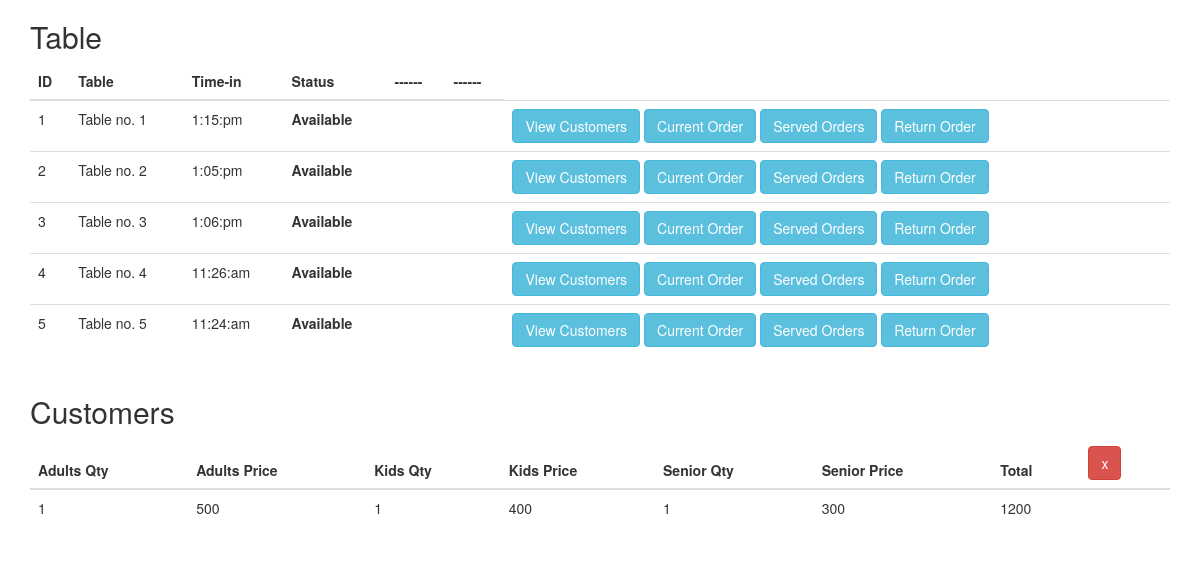
The app's page /viewCustomer.php?table_number=Table no. 1 with its own data.
### tables this page shows
CREATE TABLE `all_table` (
  `id` int(11) NOT NULL,
  `table_number` varchar(255) NOT NULL,
  `stat` varchar(255) NOT NULL,
  `order_time` varchar(255) NOT NULL,
  `tracking_number` int(11) NOT NULL
);

CREATE TABLE `input_customer` (
  `id` int(11) NOT NULL,
  `number_customer` int(11) NOT NULL,
  `price_customer` varchar(255) NOT NULL,
  `kids_number` varchar(255) NOT NULL,
  `kids_price` varchar(255) NOT NULL,
  `senior_number` varchar(255) NOT NULL,
  `senior_price` varchar(255) NOT NULL,
  `table_number` varchar(255) NOT NULL,
  `total` varchar(255) NOT NULL,
  `time_in` varchar(255) NOT NULL,
  `tracking_number` int(11) NOT NULL
);

### viewTable.php (the view, shortened to what this page needs)
<?php
$mysql_hostname = "localhost";
$mysql_username = "root";
$mysql_password = "";
$mysql_database = "BuffetStyle";
$conn = new mysqli($mysql_hostname, $mysql_username, $mysql_password, $mysql_database);
$sql = "SELECT * FROM all_table";
$result = $conn->query($sql);
?>
<!DOCTYPE html>
<html>
<head>
<link rel="stylesheet" href="https://maxcdn.bootstrapcdn.com/bootstrap/3.4.0/css/bootstrap.min.css">
</head>
<body>
	<div class="container">
		<h2>Table</h2>
<table class="table">
	<thead>
		<tr>
		<th>ID</th>
		<th>Table</th>
        <th>Time-in</th>
        <th>Status</th>
        <th>------</th>
        <th>------</th>
	</tr>
	</thead>
	<tbody>
		<?php
			if ($result->num_rows > 0) {
				while ($row = $result->fetch_assoc()) {
		?>
					<tr>
					<td><?php echo $row['id']; ?></td>
					<td><?php echo $row['table_number']; ?></td>
                    <td><?php echo $row['order_time']; ?></td>
                    <td><strong><?php echo $row['stat']; ?></strong></td>
                    <td></td>
                    <td></td>
					<td><a class="btn btn-info" href="viewCustomer.php?table_number=<?php echo $row['table_number']; ?>">View Customers</a>&nbsp;<a class="btn btn-info" href="viewOrders.php?table_number=<?php echo $row['table_number']; ?>">Current Order</a>&nbsp;<a class="btn btn-info" href="viewServed.php?table_number=<?php echo $row['table_number']; ?>">Served Orders</a>&nbsp;<a class="btn btn-info" href="ReturnOrders.php?table_number=<?php echo $row['table_number']; ?>">Return Order</a>&nbsp;</td>
					</tr>
		<?php		}
			}
		?>
	</tbody>
</table>
	</div>
</body>
</html>

### viewCustomer.php (shortened to what this page needs)
<?php ;
include 'viewTable.php';
$mysql_hostname = "localhost";
$mysql_username = "root";
$mysql_password = "";
$mysql_database = "BuffetStyle";
$conn = new mysqli($mysql_hostname, $mysql_username, $mysql_password, $mysql_database);
if (isset($_GET['table_number'])) {
	$table_number = $_GET['table_number'];
	$sql = "SELECT * FROM `input_customer` WHERE `table_number`='$table_number'";
	$result = $conn->query($sql);
	?>
	<html>
	<head>
	<link rel="stylesheet" href="https://maxcdn.bootstrapcdn.com/bootstrap/3.4.0/css/bootstrap.min.css">
	</head>
	<body>
		<div class="container">
			<h2>Customers</h2>
	<table class="table">
		<thead>
			<tr>
			<th>Adults Qty</th>
			<th>Adults Price</th>
			<th>Kids Qty</th>
			<th>Kids Price</th>
			<th>Senior Qty</th>
			<th>Senior Price</th>
			<th>Total</th>
			<th><a class="btn btn-danger" href="viewTable.php">x</a></th>
		</tr>
		</thead>
		<tbody>
			<?php
				if ($result->num_rows > 0) {
					while ($row = $result->fetch_assoc()) {
			?>
						<tr>
						<td><?php echo $row['number_customer']; ?></td>
						<td><?php echo $row['price_customer']; ?></td>
						<td><?php echo $row['kids_number']; ?></td>
						<td><?php echo $row['kids_price']; ?></td>
						<td><?php echo $row['senior_number']; ?></td>
						<td><?php echo $row['senior_price']; ?></td>
						<td><?php echo $row['total']; ?></td>
						</tr>
			<?php		}
				}
			?>
		</tbody>
	</table>
		</div>
	</body>
	</html>
	<?php
		} else{
			header('Location: viewTable.php');
		}
	?>

### viewTable.php (style rules this page uses)
body { font-family: Arial, Helvetica, sans-serif; }

### records on screen
all_table: id "1", table_number "Table no. 1", order_time "1:15:pm", stat "Available"
all_table: id "2", table_number "Table no. 2", order_time "1:05:pm", stat "Available"
all_table: id "3", table_number "Table no. 3", order_time "1:06:pm", stat "Available"
all_table: id "4", table_number "Table no. 4", order_time "11:26:am", stat "Available"
all_table: id "5", table_number "Table no. 5", order_time "11:24:am", stat "Available"
input_customer: number_customer "1", price_customer "500", kids_number "1", kids_price "400", senior_number "1", senior_price "300", total "1200"
